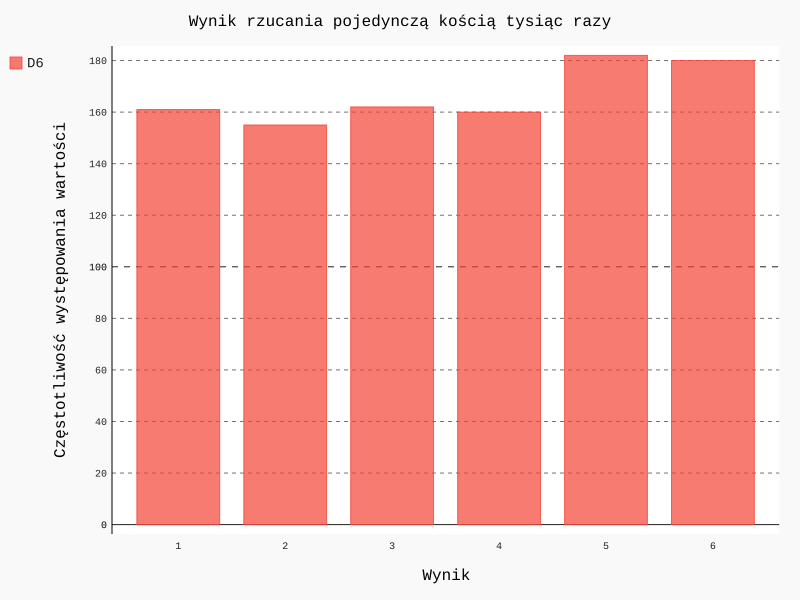

Write the Python code that produced this figure.
import pygal

from die import Die

# Utworzenie kości typu D6.
die = Die()

# Wykonanie pewnej liczby rzutuów i umieszczenie danych na liście.
results = []
for roll_num in range(1000):
    result = die.roll()
    results.append(result)

# Analiza wyników.
frequencies = []
for value in range(1, die.num_sides+1):
    frequency = results.count(value)
    frequencies.append(frequency)

# Wizualizacja wyników.
hist = pygal.Bar()
hist.force_uri_protocol = 'http'

hist.title = "Wynik rzucania pojedynczą kością tysiąc razy"
hist.x_labels = ['1', '2', '3', '4', '5', '6']
hist.x_title = "Wynik"
hist.y_title = "Częstotliwość występowania wartości"

hist.add('D6', frequencies)
hist.render_to_file('die_visual.svg')
